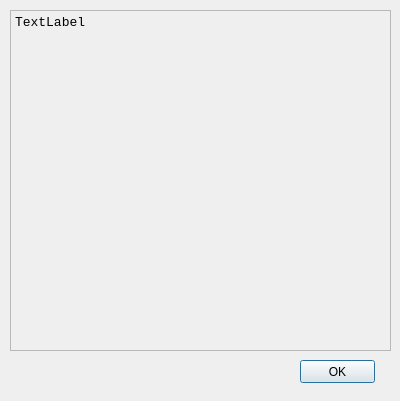
<?xml version="1.0" encoding="UTF-8"?>
<ui version="4.0">
 <class>Stick20InfoDialog</class>
 <widget class="QDialog" name="Stick20InfoDialog">
  <property name="geometry">
   <rect>
    <x>0</x>
    <y>0</y>
    <width>400</width>
    <height>401</height>
   </rect>
  </property>
  <property name="windowTitle">
   <string>Device status</string>
  </property>
  <property name="windowIcon">
   <iconset resource="../resources.qrc">
    <normaloff>:/images/CS_icon.png</normaloff>:/images/CS_icon.png</iconset>
  </property>
  <widget class="QLabel" name="Infotext">
   <property name="geometry">
    <rect>
     <x>10</x>
     <y>10</y>
     <width>381</width>
     <height>341</height>
    </rect>
   </property>
   <property name="font">
    <font>
     <family>Courier New</family>
     <pointsize>10</pointsize>
    </font>
   </property>
   <property name="frameShape">
    <enum>QFrame::StyledPanel</enum>
   </property>
   <property name="text">
    <string>TextLabel</string>
   </property>
   <property name="alignment">
    <set>Qt::AlignLeading|Qt::AlignLeft|Qt::AlignTop</set>
   </property>
   <property name="textInteractionFlags">
    <set>Qt::TextSelectableByKeyboard|Qt::TextSelectableByMouse</set>
   </property>
  </widget>
  <widget class="QPushButton" name="pushButton">
   <property name="geometry">
    <rect>
     <x>300</x>
     <y>360</y>
     <width>75</width>
     <height>23</height>
    </rect>
   </property>
   <property name="text">
    <string>OK</string>
   </property>
  </widget>
 </widget>
 <resources>
  <include location="../resources.qrc"/>
 </resources>
 <connections/>
</ui>
